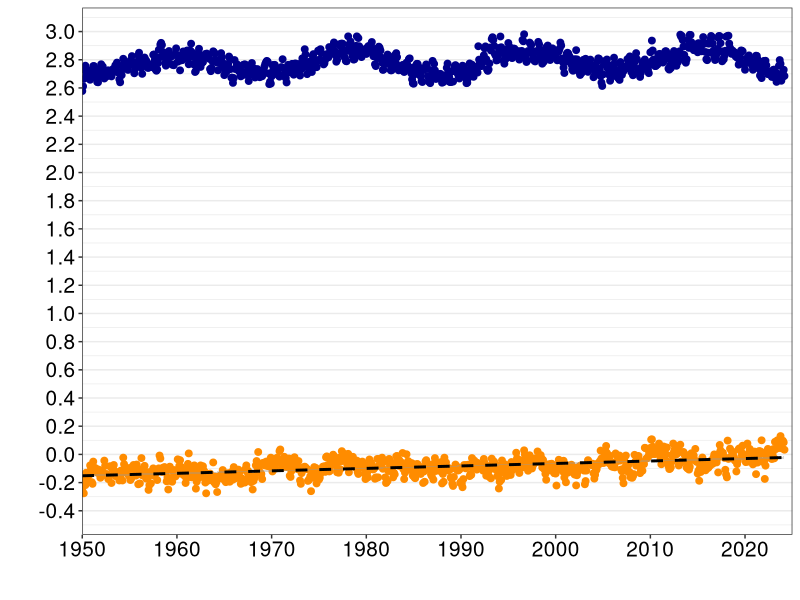

Recreate this plot in R. (Note: this script raises an error after producing the figure.)
# Project: Atlantic Coast Joint Venture
# Sub-Project: Geospatial Analysis of the Efficacy of Runnels
# Author: Grant McKown (james.mckown@unh.edu)

#Purpose: Calculate and graph the 18.6 year metonic cycle from the Portland, Maine NOAA tidal gauge.
        # The metonic cycle is a decadal tidal cycle that can differ the mean high water tidal range by over 10 inches
        # and severely impact the vegetation community with sea-level rise. The Portland NOAA tidal guage has a 100 year 
        # monthly tidal range data set and is representative of New England conditions. 

# Set up the code with the appropriate packages

#Library & Packages
rm(list = ls())

#Stats & Data Organization Packages
library(tidyr)
library(dplyr)
library(ggplot2)
library(lubridate)
library(scales)


# Read in the raw data of the Portland NOAA Tidal Gauge (January 1920 - June 2023)
  # Tidal data was imported into a CSV from the NOAA data inventory on June 14th, 2023 by author
  # Data is in Station Datum

Tides <- read.csv(file = "Raw_Data/Portland_NOAA_TidalGauge_Monthly_Metric2.csv")

glimpse(Tides)


# Data preparation
  # First, we will rename some of the columns for easier understanding and tidiness of the data set
  # Second, we will calculate the difference in Mean High Water and Mean Low Water, which will better illustrate
    # the 18.6 year metonic cycle. 

Tides <- Tides %>%
  rename(MHW = MHW..m.,
         MLW = MLW..m.,
         MSL = MSL..m.) %>%
  mutate(Tides_Diff = MHW - MLW,
         Date = lubridate::mdy(Date))

glimpse(Tides)


#Graph the metonic cycle using a smooth line graph for three series over time:
  # (1) Mean Sea Level 
  # (2) Trend of Mean Sea Level
  # (3) Difference in Mean High Water and Mean Low Water (18.6 year Metonic Cycle)


Portland_Tidal_Composite <- ggplot() +
  geom_point(data = Tides,
             aes(x = Date, y = MSL),
             size = 2, shape = 19, colour = "darkorange") + 
  geom_smooth(data = Tides,
              aes(x = Date, y = MSL),
              method = lm, size = 1, colour = "black", linetype = "dashed") + 
  geom_point(data = Tides,
             aes(x = Date, y = Tides_Diff),
             size = 2, shape = 19, colour = "darkblue") + 
  labs(x = "",
       y = "") + 
  scale_x_date(labels = date_format("%Y"), 
               limits = as.Date(c("1950-01-01", "2025-01-01")),
               breaks = ("10 years"),
               expand = c(0,0)) + 
  scale_y_continuous(limits = c(-0.4, 3.0), 
                     breaks = seq(-0.4, 3.0, 0.2)) + 
  theme_bw() +
  theme(
    legend.position = "none",
    panel.grid.major.x = element_blank(),
    panel.grid.minor.x = element_blank(),
    strip.text.x = element_text(size = 20, colour = "black"),
    strip.background = element_blank(),
    axis.title = element_text(size = 20, colour = "black"),
    axis.text = element_text(size = 15, colour = "black"))


Portland_Tidal_Composite


ggsave(Portland_Tidal_Composite, limitsize = FALSE, 
       dpi = 300, height = 7.5, width = 12.5,
        filename = "Processed_Figures/Portland_NOAA_MetonicCycle2.jpg")
